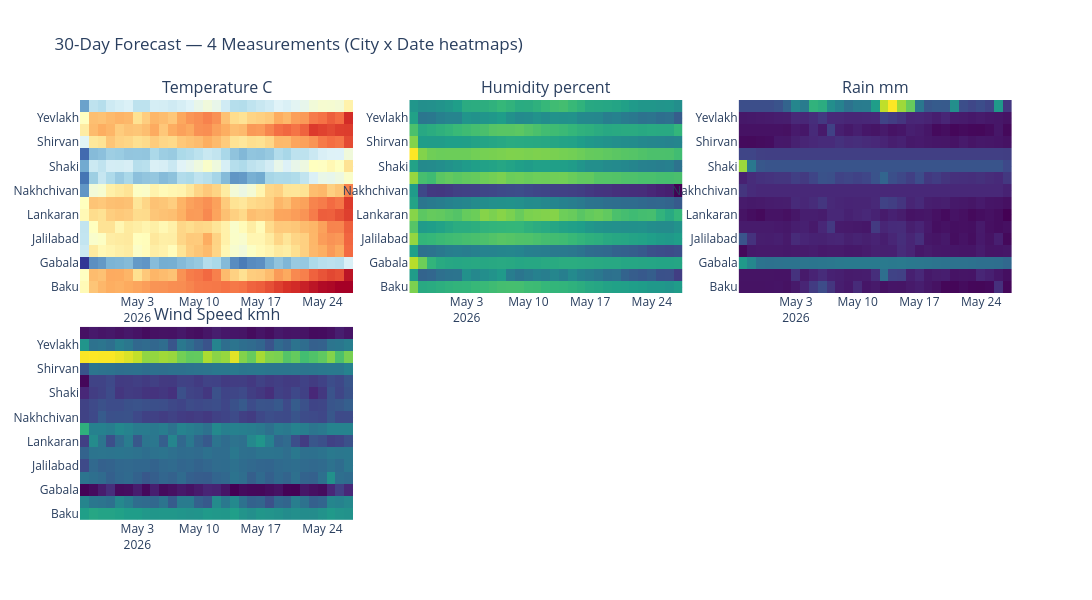
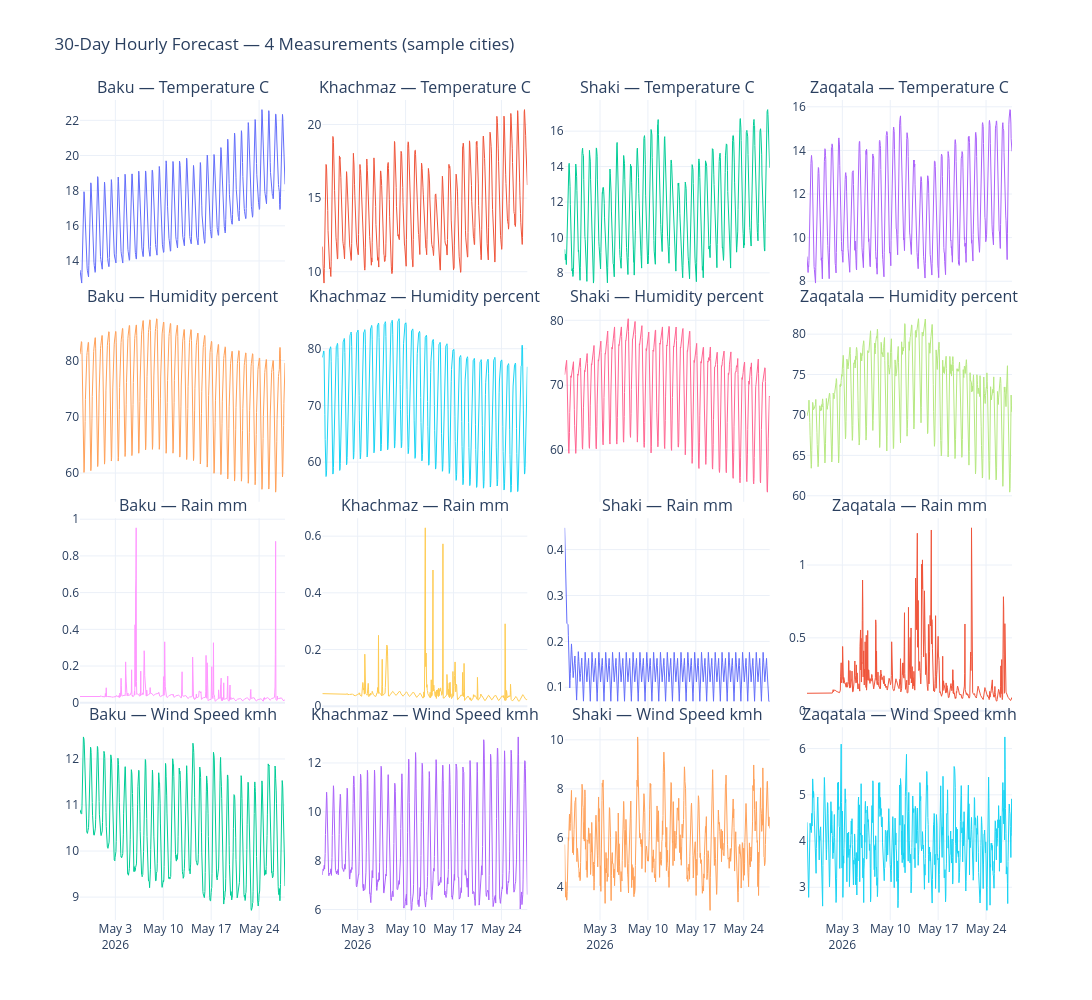

The notebook cell saved with these charts, in order:
### Code cell
# ─── Plotly multi-feature dashboard: ALL available measurements per city ───
from plotly.subplots import make_subplots
import plotly.graph_objects as go

# Only include features that actually exist in the forecast
avail_feats = [f for f in WEATHER_FEATURES if f in forecast_30d.columns]
n_feats = len(avail_feats)
city_list = sorted(CITIES.keys())

print(f"Available forecast features ({n_feats}): {avail_feats}")
if set(WEATHER_FEATURES) - set(avail_feats):
    print(f"⚠️  Missing (no data): {sorted(set(WEATHER_FEATURES) - set(avail_feats))}")

# --- Dashboard 1: Per-feature heatmaps (City x Date) ---
n_rows_heat = (n_feats + 2) // 3   # ceil division
fig_heat = make_subplots(
    rows=n_rows_heat, cols=3,
    subplot_titles=[f.replace("_", " ") for f in avail_feats],
    vertical_spacing=0.08, horizontal_spacing=0.06,
)

fc_daily = forecast_30d.copy()
fc_daily["Date"] = fc_daily["Timestamp"].dt.date

for idx, feat in enumerate(avail_feats):
    r, c = divmod(idx, 3)
    pivot = (fc_daily.groupby(["City", "Date"])[feat].mean()
             .reset_index()
             .pivot(index="City", columns="Date", values=feat))
    fig_heat.add_trace(go.Heatmap(
        z=pivot.values,
        x=[str(d) for d in pivot.columns],
        y=pivot.index.tolist(),
        colorscale="RdYlBu_r" if "Temp" in feat else "Viridis",
        showscale=False,
        name=feat,
    ), row=r+1, col=c+1)

fig_heat.update_layout(
    height=300 * n_rows_heat, width=1400,
    title=f"30-Day Forecast — {n_feats} Measurements (City x Date heatmaps)",
    template="plotly_white",
)
fig_heat.write_html(str(OUTPUTS / "phase3_all_features_heatmap.html"))
fig_heat.show()

# --- Dashboard 2: Per-city time series for ALL features ---
# Pick 4 representative cities
sample_cities = [city_list[0], city_list[len(city_list)//3],
                 city_list[2*len(city_list)//3], city_list[-1]]

fig_ts = make_subplots(
    rows=n_feats, cols=len(sample_cities),
    subplot_titles=[f"{c} — {f.replace('_',' ')}"
                    for f in avail_feats for c in sample_cities],
    vertical_spacing=0.02, horizontal_spacing=0.04,
    shared_xaxes=True,
)

for fi, feat in enumerate(avail_feats):
    for ci, city in enumerate(sample_cities):
        city_data = forecast_30d[forecast_30d["City"] == city].sort_values("Timestamp")
        fig_ts.add_trace(go.Scatter(
            x=city_data["Timestamp"], y=city_data[feat],
            mode="lines", line=dict(width=1),
            showlegend=False, name=f"{city}-{feat}",
        ), row=fi+1, col=ci+1)
        

fig_ts.update_layout(
    height=250 * n_feats, width=1400,
    title=f"30-Day Hourly Forecast — {n_feats} Measurements (sample cities)",
    template="plotly_white",
)
fig_ts.write_html(str(OUTPUTS / "phase3_all_features_timeseries.html"))
fig_ts.show()

print(f"\nSaved dashboards:")
print(f"   {OUTPUTS / 'phase3_all_features_heatmap.html'}")
print(f"   {OUTPUTS / 'phase3_all_features_timeseries.html'}")

### Figure 1 — Plotly figure (JSON) as saved in the notebook; plotly's stock layout.template omitted (floating-point values rounded to 4 significant figures; data arrays with more than 128 entries replaced by an {"elided": "..."} marker saying what was removed)
{"data": [{"colorscale": [[0, "rgb(49,54,149)"], [0.1, "rgb(69,117,180)"], [0.2, "rgb(116,173,209)"], [0.3, "rgb(171,217,233)"], [0.4, "rgb(224,243,248)"], [0.5, "rgb(255,255,191)"], [0.6, "rgb(254,224,144)"], [0.7, "rgb(253,174,97)"], [0.8, "rgb(244,109,67)"], [0.9, "rgb(215,48,39)"], [1, "rgb(165,0,38)"]], "name": "Temperature_C", "showscale": false, "type": "heatmap", "x": ["2026-04-27", "2026-04-28", "2026-04-29", "2026-04-30", "2026-05-01", "2026-05-02", "2026-05-03", "2026-05-04", "2026-05-05", "2026-05-06", "2026-05-07", "2026-05-08", "2026-05-09", "2026-05-10", "2026-05-11", "2026-05-12", "2026-05-13", "2026-05-14", "2026-05-15", "2026-05-16", "2026-05-17", "2026-05-18", "2026-05-19", "2026-05-20", "2026-05-21", "2026-05-22", "2026-05-23", "2026-05-24", "2026-05-25", "2026-05-26", "2026-05-27"], "xaxis": "x", "y": ["Baku", "Barda", "Gabala", "Ganja", "Jalilabad", "Khachmaz", "Lankaran", "Mingachevir", "Nakhchivan", "Quba", "Shaki", "Shamakhi", "Shirvan", "Sumqayit", "Yevlakh", "Zaqatala"], "yaxis": "y", "z": {"elided": "16x31 float values"}}, {"colorscale": [[0, "#440154"], [0.1111, "#482878"], [0.2222, "#3e4989"], [0.3333, "#31688e"], [0.4444, "#26828e"], [0.5556, "#1f9e89"], [0.6667, "#35b779"], [0.7778, "#6ece58"], [0.8889, "#b5de2b"], [1, "#fde725"]], "name": "Humidity_percent", "showscale": false, "type": "heatmap", "x": ["2026-04-27", "2026-04-28", "2026-04-29", "2026-04-30", "2026-05-01", "2026-05-02", "2026-05-03", "2026-05-04", "2026-05-05", "2026-05-06", "2026-05-07", "2026-05-08", "2026-05-09", "2026-05-10", "2026-05-11", "2026-05-12", "2026-05-13", "2026-05-14", "2026-05-15", "2026-05-16", "2026-05-17", "2026-05-18", "2026-05-19", "2026-05-20", "2026-05-21", "2026-05-22", "2026-05-23", "2026-05-24", "2026-05-25", "2026-05-26", "2026-05-27"], "xaxis": "x2", "y": ["Baku", "Barda", "Gabala", "Ganja", "Jalilabad", "Khachmaz", "Lankaran", "Mingachevir", "Nakhchivan", "Quba", "Shaki", "Shamakhi", "Shirvan", "Sumqayit", "Yevlakh", "Zaqatala"], "yaxis": "y2", "z": {"elided": "16x31 float values"}}, {"colorscale": [[0, "#440154"], [0.1111, "#482878"], [0.2222, "#3e4989"], [0.3333, "#31688e"], [0.4444, "#26828e"], [0.5556, "#1f9e89"], [0.6667, "#35b779"], [0.7778, "#6ece58"], [0.8889, "#b5de2b"], [1, "#fde725"]], "name": "Rain_mm", "showscale": false, "type": "heatmap", "x": ["2026-04-27", "2026-04-28", "2026-04-29", "2026-04-30", "2026-05-01", "2026-05-02", "2026-05-03", "2026-05-04", "2026-05-05", "2026-05-06", "2026-05-07", "2026-05-08", "2026-05-09", "2026-05-10", "2026-05-11", "2026-05-12", "2026-05-13", "2026-05-14", "2026-05-15", "2026-05-16", "2026-05-17", "2026-05-18", "2026-05-19", "2026-05-20", "2026-05-21", "2026-05-22", "2026-05-23", "2026-05-24", "2026-05-25", "2026-05-26", "2026-05-27"], "xaxis": "x3", "y": ["Baku", "Barda", "Gabala", "Ganja", "Jalilabad", "Khachmaz", "Lankaran", "Mingachevir", "Nakhchivan", "Quba", "Shaki", "Shamakhi", "Shirvan", "Sumqayit", "Yevlakh", "Zaqatala"], "yaxis": "y3", "z": {"elided": "16x31 float values"}}, {"colorscale": [[0, "#440154"], [0.1111, "#482878"], [0.2222, "#3e4989"], [0.3333, "#31688e"], [0.4444, "#26828e"], [0.5556, "#1f9e89"], [0.6667, "#35b779"], [0.7778, "#6ece58"], [0.8889, "#b5de2b"], [1, "#fde725"]], "name": "Wind_Speed_kmh", "showscale": false, "type": "heatmap", "x": ["2026-04-27", "2026-04-28", "2026-04-29", "2026-04-30", "2026-05-01", "2026-05-02", "2026-05-03", "2026-05-04", "2026-05-05", "2026-05-06", "2026-05-07", "2026-05-08", "2026-05-09", "2026-05-10", "2026-05-11", "2026-05-12", "2026-05-13", "2026-05-14", "2026-05-15", "2026-05-16", "2026-05-17", "2026-05-18", "2026-05-19", "2026-05-20", "2026-05-21", "2026-05-22", "2026-05-23", "2026-05-24", "2026-05-25", "2026-05-26", "2026-05-27"], "xaxis": "x4", "y": ["Baku", "Barda", "Gabala", "Ganja", "Jalilabad", "Khachmaz", "Lankaran", "Mingachevir", "Nakhchivan", "Quba", "Shaki", "Shamakhi", "Shirvan", "Sumqayit", "Yevlakh", "Zaqatala"], "yaxis": "y4", "z": {"elided": "16x31 float values"}}], "layout": {"annotations": [{"font": {"size": 16}, "showarrow": false, "text": "Temperature C", "x": 0.1467, "xanchor": "center", "xref": "paper", "y": 1, "yanchor": "bottom", "yref": "paper"}, {"font": {"size": 16}, "showarrow": false, "text": "Humidity percent", "x": 0.5, "xanchor": "center", "xref": "paper", "y": 1, "yanchor": "bottom", "yref": "paper"}, {"font": {"size": 16}, "showarrow": false, "text": "Rain mm", "x": 0.8533, "xanchor": "center", "xref": "paper", "y": 1, "yanchor": "bottom", "yref": "paper"}, {"font": {"size": 16}, "showarrow": false, "text": "Wind Speed kmh", "x": 0.1467, "xanchor": "center", "xref": "paper", "y": 0.46, "yanchor": "bottom", "yref": "paper"}], "height": 600, "title": {"text": "30-Day Forecast — 4 Measurements (City x Date heatmaps)"}, "width": 1400, "xaxis": {"anchor": "y", "domain": [0, 0.2933]}, "xaxis2": {"anchor": "y2", "domain": [0.3533, 0.6467]}, "xaxis3": {"anchor": "y3", "domain": [0.7067, 1]}, "xaxis4": {"anchor": "y4", "domain": [0, 0.2933]}, "xaxis5": {"anchor": "y5", "domain": [0.3533, 0.6467]}, "xaxis6": {"anchor": "y6", "domain": [0.7067, 1]}, "yaxis": {"anchor": "x", "domain": [0.54, 1]}, "yaxis2": {"anchor": "x2", "domain": [0.54, 1]}, "yaxis3": {"anchor": "x3", "domain": [0.54, 1]}, "yaxis4": {"anchor": "x4", "domain": [0, 0.46]}, "yaxis5": {"anchor": "x5", "domain": [0, 0.46]}, "yaxis6": {"anchor": "x6", "domain": [0, 0.46]}}}

### Figure 2 — Plotly figure (JSON) as saved in the notebook; plotly's stock layout.template omitted (floating-point values rounded to 4 significant figures; data arrays with more than 128 entries replaced by an {"elided": "..."} marker saying what was removed)
{"data": [{"line": {"width": 1}, "mode": "lines", "name": "Baku-Temperature_C", "showlegend": false, "type": "scatter", "x": {"elided": "720 str values"}, "xaxis": "x", "y": {"elided": "720 float values"}, "yaxis": "y"}, {"line": {"width": 1}, "mode": "lines", "name": "Khachmaz-Temperature_C", "showlegend": false, "type": "scatter", "x": {"elided": "720 str values"}, "xaxis": "x2", "y": {"elided": "720 float values"}, "yaxis": "y2"}, {"line": {"width": 1}, "mode": "lines", "name": "Shaki-Temperature_C", "showlegend": false, "type": "scatter", "x": {"elided": "720 str values"}, "xaxis": "x3", "y": {"elided": "720 float values"}, "yaxis": "y3"}, {"line": {"width": 1}, "mode": "lines", "name": "Zaqatala-Temperature_C", "showlegend": false, "type": "scatter", "x": {"elided": "720 str values"}, "xaxis": "x4", "y": {"elided": "720 float values"}, "yaxis": "y4"}, {"line": {"width": 1}, "mode": "lines", "name": "Baku-Humidity_percent", "showlegend": false, "type": "scatter", "x": {"elided": "720 str values"}, "xaxis": "x5", "y": {"elided": "720 float values"}, "yaxis": "y5"}, {"line": {"width": 1}, "mode": "lines", "name": "Khachmaz-Humidity_percent", "showlegend": false, "type": "scatter", "x": {"elided": "720 str values"}, "xaxis": "x6", "y": {"elided": "720 float values"}, "yaxis": "y6"}, {"line": {"width": 1}, "mode": "lines", "name": "Shaki-Humidity_percent", "showlegend": false, "type": "scatter", "x": {"elided": "720 str values"}, "xaxis": "x7", "y": {"elided": "720 float values"}, "yaxis": "y7"}, {"line": {"width": 1}, "mode": "lines", "name": "Zaqatala-Humidity_percent", "showlegend": false, "type": "scatter", "x": {"elided": "720 str values"}, "xaxis": "x8", "y": {"elided": "720 float values"}, "yaxis": "y8"}, {"line": {"width": 1}, "mode": "lines", "name": "Baku-Rain_mm", "showlegend": false, "type": "scatter", "x": {"elided": "720 str values"}, "xaxis": "x9", "y": {"elided": "720 float values"}, "yaxis": "y9"}, {"line": {"width": 1}, "mode": "lines", "name": "Khachmaz-Rain_mm", "showlegend": false, "type": "scatter", "x": {"elided": "720 str values"}, "xaxis": "x10", "y": {"elided": "720 float values"}, "yaxis": "y10"}, {"line": {"width": 1}, "mode": "lines", "name": "Shaki-Rain_mm", "showlegend": false, "type": "scatter", "x": {"elided": "720 str values"}, "xaxis": "x11", "y": {"elided": "720 float values"}, "yaxis": "y11"}, {"line": {"width": 1}, "mode": "lines", "name": "Zaqatala-Rain_mm", "showlegend": false, "type": "scatter", "x": {"elided": "720 str values"}, "xaxis": "x12", "y": {"elided": "720 float values"}, "yaxis": "y12"}, {"line": {"width": 1}, "mode": "lines", "name": "Baku-Wind_Speed_kmh", "showlegend": false, "type": "scatter", "x": {"elided": "720 str values"}, "xaxis": "x13", "y": {"elided": "720 float values"}, "yaxis": "y13"}, {"line": {"width": 1}, "mode": "lines", "name": "Khachmaz-Wind_Speed_kmh", "showlegend": false, "type": "scatter", "x": {"elided": "720 str values"}, "xaxis": "x14", "y": {"elided": "720 float values"}, "yaxis": "y14"}, {"line": {"width": 1}, "mode": "lines", "name": "Shaki-Wind_Speed_kmh", "showlegend": false, "type": "scatter", "x": {"elided": "720 str values"}, "xaxis": "x15", "y": {"elided": "720 float values"}, "yaxis": "y15"}, {"line": {"width": 1}, "mode": "lines", "name": "Zaqatala-Wind_Speed_kmh", "showlegend": false, "type": "scatter", "x": {"elided": "720 str values"}, "xaxis": "x16", "y": {"elided": "720 float values"}, "yaxis": "y16"}], "layout": {"annotations": [{"font": {"size": 16}, "showarrow": false, "text": "Baku — Temperature C", "x": 0.11, "xanchor": "center", "xref": "paper", "y": 1.0, "yanchor": "bottom", "yref": "paper"}, {"font": {"size": 16}, "showarrow": false, "text": "Khachmaz — Temperature C", "x": 0.37, "xanchor": "center", "xref": "paper", "y": 1.0, "yanchor": "bottom", "yref": "paper"}, {"font": {"size": 16}, "showarrow": false, "text": "Shaki — Temperature C", "x": 0.63, "xanchor": "center", "xref": "paper", "y": 1.0, "yanchor": "bottom", "yref": "paper"}, {"font": {"size": 16}, "showarrow": false, "text": "Zaqatala — Temperature C", "x": 0.89, "xanchor": "center", "xref": "paper", "y": 1.0, "yanchor": "bottom", "yref": "paper"}, {"font": {"size": 16}, "showarrow": false, "text": "Baku — Humidity percent", "x": 0.11, "xanchor": "center", "xref": "paper", "y": 0.745, "yanchor": "bottom", "yref": "paper"}, {"font": {"size": 16}, "showarrow": false, "text": "Khachmaz — Humidity percent", "x": 0.37, "xanchor": "center", "xref": "paper", "y": 0.745, "yanchor": "bottom", "yref": "paper"}, {"font": {"size": 16}, "showarrow": false, "text": "Shaki — Humidity percent", "x": 0.63, "xanchor": "center", "xref": "paper", "y": 0.745, "yanchor": "bottom", "yref": "paper"}, {"font": {"size": 16}, "showarrow": false, "text": "Zaqatala — Humidity percent", "x": 0.89, "xanchor": "center", "xref": "paper", "y": 0.745, "yanchor": "bottom", "yref": "paper"}, {"font": {"size": 16}, "showarrow": false, "text": "Baku — Rain mm", "x": 0.11, "xanchor": "center", "xref": "paper", "y": 0.49, "yanchor": "bottom", "yref": "paper"}, {"font": {"size": 16}, "showarrow": false, "text": "Khachmaz — Rain mm", "x": 0.37, "xanchor": "center", "xref": "paper", "y": 0.49, "yanchor": "bottom", "yref": "paper"}, {"font": {"size": 16}, "showarrow": false, "text": "Shaki — Rain mm", "x": 0.63, "xanchor": "center", "xref": "paper", "y": 0.49, "yanchor": "bottom", "yref": "paper"}, {"font": {"size": 16}, "showarrow": false, "text": "Zaqatala — Rain mm", "x": 0.89, "xanchor": "center", "xref": "paper", "y": 0.49, "yanchor": "bottom", "yref": "paper"}, {"font": {"size": 16}, "showarrow": false, "text": "Baku — Wind Speed kmh", "x": 0.11, "xanchor": "center", "xref": "paper", "y": 0.235, "yanchor": "bottom", "yref": "paper"}, {"font": {"size": 16}, "showarrow": false, "text": "Khachmaz — Wind Speed kmh", "x": 0.37, "xanchor": "center", "xref": "paper", "y": 0.235, "yanchor": "bottom", "yref": "paper"}, {"font": {"size": 16}, "showarrow": false, "text": "Shaki — Wind Speed kmh", "x": 0.63, "xanchor": "center", "xref": "paper", "y": 0.235, "yanchor": "bottom", "yref": "paper"}, {"font": {"size": 16}, "showarrow": false, "text": "Zaqatala — Wind Speed kmh", "x": 0.89, "xanchor": "center", "xref": "paper", "y": 0.235, "yanchor": "bottom", "yref": "paper"}], "height": 1000, "title": {"text": "30-Day Hourly Forecast — 4 Measurements (sample cities)"}, "width": 1400, "xaxis": {"anchor": "y", "domain": [0, 0.22], "matches": "x13", "showticklabels": false}, "xaxis10": {"anchor": "y10", "domain": [0.26, 0.48], "matches": "x14", "showticklabels": false}, "xaxis11": {"anchor": "y11", "domain": [0.52, 0.74], "matches": "x15", "showticklabels": false}, "xaxis12": {"anchor": "y12", "domain": [0.78, 1], "matches": "x16", "showticklabels": false}, "xaxis13": {"anchor": "y13", "domain": [0, 0.22]}, "xaxis14": {"anchor": "y14", "domain": [0.26, 0.48]}, "xaxis15": {"anchor": "y15", "domain": [0.52, 0.74]}, "xaxis16": {"anchor": "y16", "domain": [0.78, 1]}, "xaxis2": {"anchor": "y2", "domain": [0.26, 0.48], "matches": "x14", "showticklabels": false}, "xaxis3": {"anchor": "y3", "domain": [0.52, 0.74], "matches": "x15", "showticklabels": false}, "xaxis4": {"anchor": "y4", "domain": [0.78, 1], "matches": "x16", "showticklabels": false}, "xaxis5": {"anchor": "y5", "domain": [0, 0.22], "matches": "x13", "showticklabels": false}, "xaxis6": {"anchor": "y6", "domain": [0.26, 0.48], "matches": "x14", "showticklabels": false}, "xaxis7": {"anchor": "y7", "domain": [0.52, 0.74], "matches": "x15", "showticklabels": false}, "xaxis8": {"anchor": "y8", "domain": [0.78, 1], "matches": "x16", "showticklabels": false}, "xaxis9": {"anchor": "y9", "domain": [0, 0.22], "matches": "x13", "showticklabels": false}, "yaxis": {"anchor": "x", "domain": [0.765, 1.0]}, "yaxis10": {"anchor": "x10", "domain": [0.255, 0.49]}, "yaxis11": {"anchor": "x11", "domain": [0.255, 0.49]}, "yaxis12": {"anchor": "x12", "domain": [0.255, 0.49]}, "yaxis13": {"anchor": "x13", "domain": [0, 0.235]}, "yaxis14": {"anchor": "x14", "domain": [0, 0.235]}, "yaxis15": {"anchor": "x15", "domain": [0, 0.235]}, "yaxis16": {"anchor": "x16", "domain": [0, 0.235]}, "yaxis2": {"anchor": "x2", "domain": [0.765, 1.0]}, "yaxis3": {"anchor": "x3", "domain": [0.765, 1.0]}, "yaxis4": {"anchor": "x4", "domain": [0.765, 1.0]}, "yaxis5": {"anchor": "x5", "domain": [0.51, 0.745]}, "yaxis6": {"anchor": "x6", "domain": [0.51, 0.745]}, "yaxis7": {"anchor": "x7", "domain": [0.51, 0.745]}, "yaxis8": {"anchor": "x8", "domain": [0.51, 0.745]}, "yaxis9": {"anchor": "x9", "domain": [0.255, 0.49]}}}
